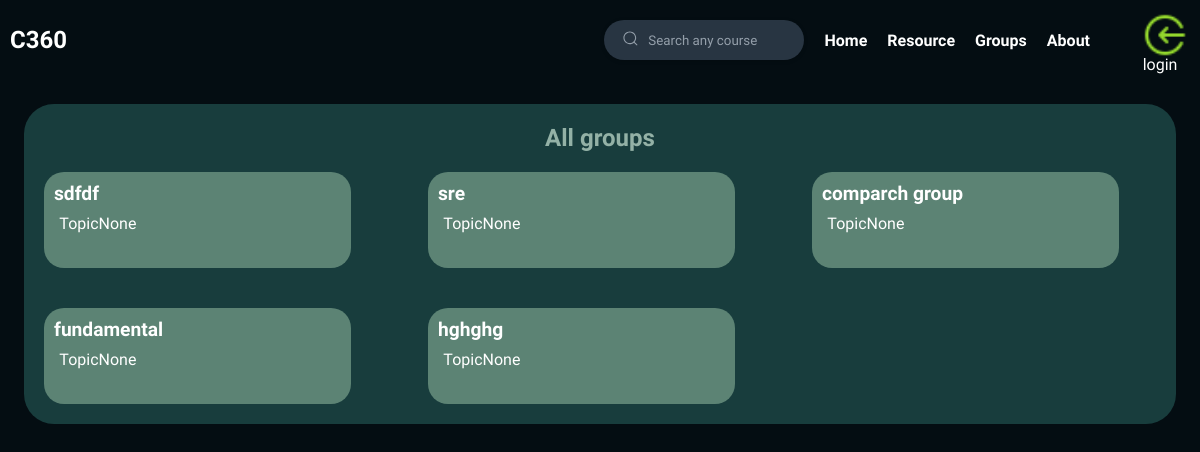
The page /allgroup/ (signed in) on the database as committed earlier.
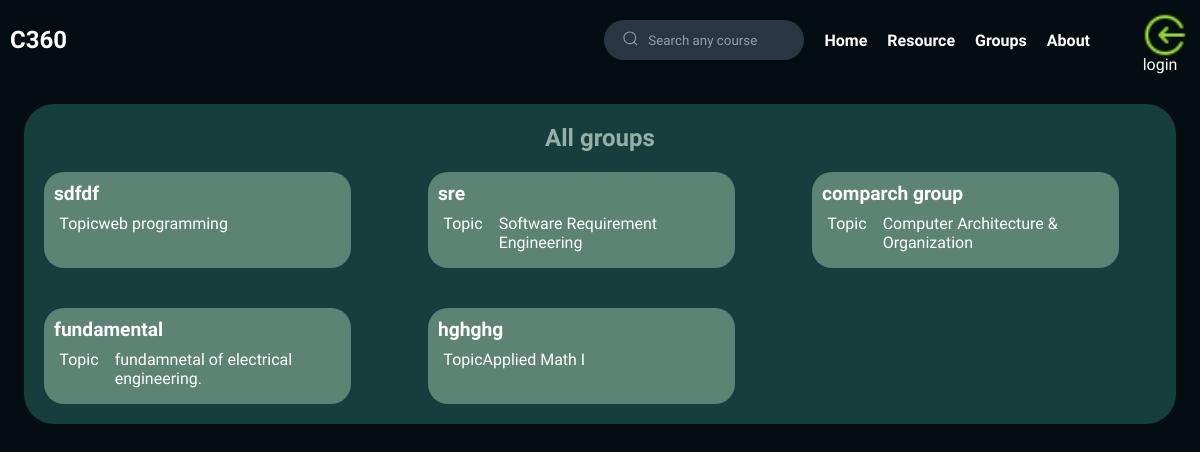
The same page on the database as committed later.
### groupapp/models.py (models this page shows, shortened)
class group(models.Model):
    host = models.ForeignKey(myusers, on_delete=models.SET_NULL, null=True)
    topic = models.ForeignKey(course, on_delete=models.SET_NULL, null=True)
    name = models.CharField(max_length=200)
    description = models.TextField(null=True, blank=True)
    participants = models.ManyToManyField(
        myusers, related_name='participants', blank=True)
    updated = models.DateTimeField(auto_now=True)
    created = models.DateTimeField(auto_now_add=True)
    class Meta:
        ordering = ['-updated', '-created']

### resource/models.py (models this page shows, shortened)
class course(models.Model):
    name = models.CharField("Name", max_length=200)
    description =models.TextField()
    resource= models.ManyToManyField(resource)
    crh = models.IntegerField()
    rating = models.IntegerField()
    couree_type1 = "Mandatory"
    course_type2 = 'Elective'
    course_type3 = 'Free-Elective'
    course_typechoice = [
        (couree_type1, "Mandatory"),
        (course_type2, 'Elective'),
        (course_type3, 'Free-Elective')
    ]
    course_type = models.CharField(max_length=200, choices=course_typechoice,default=couree_type1)
    def __str__(self):
        return self.name

### groupapp/views.py (the view)
@login_required(login_url='login')
def all_group(request):
    groups = group.objects.all()
    context = {'groups':groups}
    return render(request, 'groupapp/all_group.html', context)

### groupapp/templates/groupapp/all_group.html (shortened to what this page needs)
{% extends 'main.html' %}
{% block content %}
{% load static %}
<div class="fresh-con">
    <h3 id="fresh-head">All groups
    </h3>
    <div class="cources-con">
      {% for group in groups %}
      <div class="course-con">
        <div class="c-name"><a style="color: #fff; text-decoration: none;" href="{% url 'group_page' group_id=group.id %}">{{group.name}}</a></div>
            <div class="l-n-c">
              <div class="l-n-c-l">
                <div><p>Topic</p></div>
                <div><small> {{group.topic}}</small></div>
              </div>
            </div>
      </div>
       {% endfor %}
    </div>
  </div>
{% endblock content %}

Rows that differ between the two databases and show on the page:
changed group "sdfdf": topic "None" → "web programming"
changed group "sre": topic "None" → "Software Requirement Engineering"
changed group "comparch group": topic "None" → "Computer Architecture & Organization"
changed group "fundamental": topic "None" → "fundamnetal of electrical engineering."
changed group "hghghg": topic "None" → "Applied Math I"
